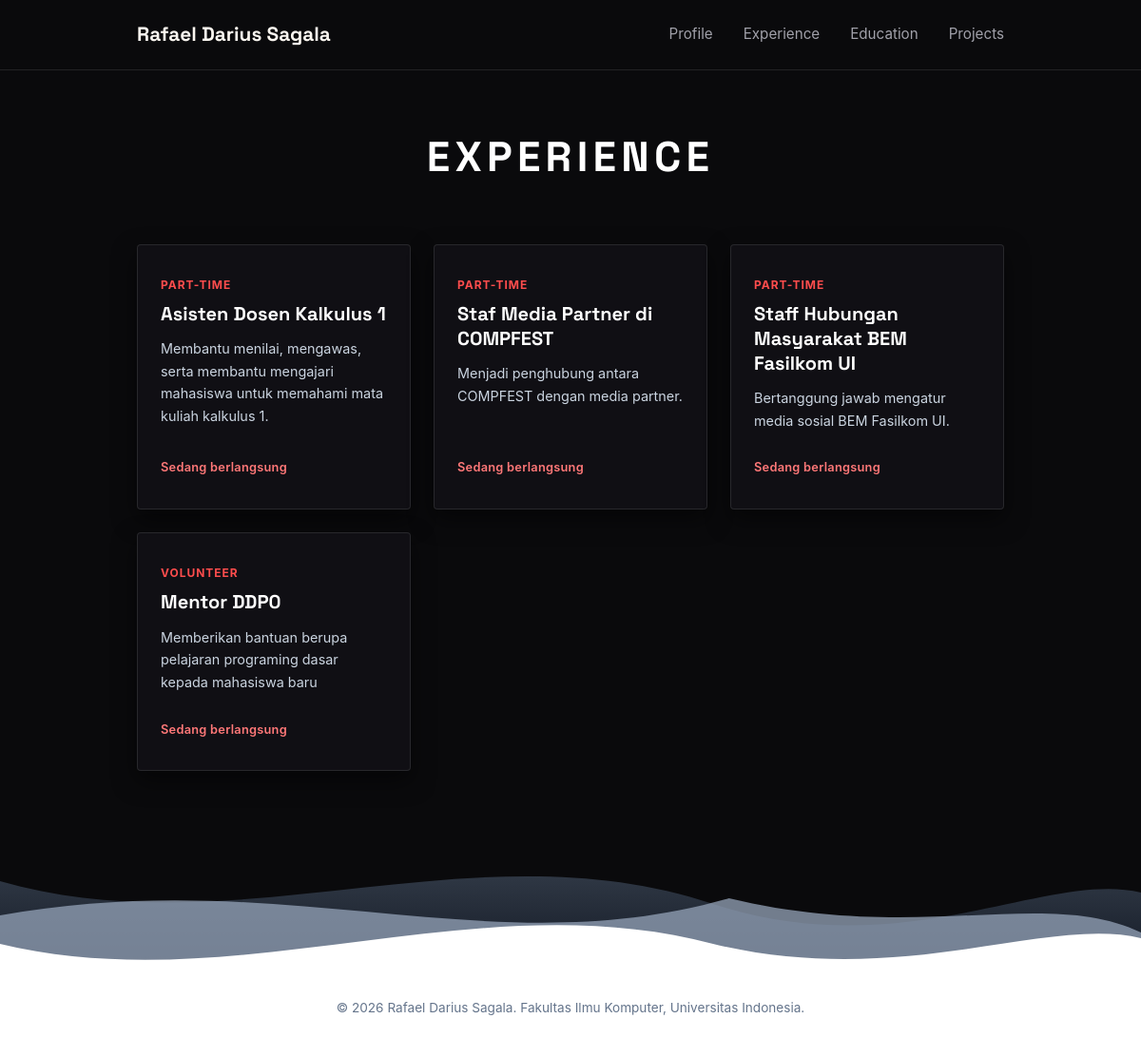
The app's page /experience/ with its own data.
### main/models.py (models this page shows, shortened)
class Experience(models.Model):
    EXPERIENCE_CHOICES = [
        ('internship', 'Internship'),
        ('research', 'Research'),
        ('volunteer', 'Volunteer'),
        ('part-time', 'Part-Time'),
        ('full-time', 'Full-Time'),
        ('freelance', 'Freelance'),
    ]
    id = models.UUIDField(primary_key=True, default=uuid.uuid4, editable=False)
    title = models.CharField(max_length=255)
    description = models.TextField()
    category = models.CharField(max_length=20, choices=EXPERIENCE_CHOICES, default='full-time')
    thumbnail = models.URLField(blank=True, null=True)
    started_at = models.DateTimeField(auto_now_add=True)
    ended_at = models.DateTimeField(blank=True, null=True)
    @property
    def is_ongoing(self):
        return self.ended_at is None

### main/views.py (the view)
# urls.py: path("experience/", show_experience, name="show_experience"),
def show_experience(request):
    experiences = Experience.objects.all()
    context = {
        "name": "Rafael Darius Sagala",
        "experience_list": experiences,
    }
    return render(request, "experience.html", context)

### templates/experience.html (shortened to what this page needs)
        {% extends 'base.html' %}
        {% block content %}
        <main class="main-experience">
            <section class="experience-section" id="experience">
                <div class="container">
                    <h2 class="section-title">Experience</h2>
                    <div class="experience-grid">
                        {% for experience in experience_list %}
                            <article class="experience-card">
                                <span class="experience-category">
                                    {{ experience.get_category_display }}
                                </span>
                                <h3 class="experience-title">{{ experience.title }}</h3>
                                <p class="experience-description">
                                    {{ experience.description }}
                                </p>
                                <div class="card-footer">
                                    {% if experience.is_ongoing %}
                                        <span class="status-text-ongoing">
                                            Sedang berlangsung
                                        </span>
                                    {% else %}
                                        <span class="status-text-completed">
                                            Selesai
                                        </span>
                                    {% endif %}
                                </div>
                            </article>
                        {% empty %}
                            <div class="empty-state">
                                <p>Belum ada pengalaman yang ditambahkan.</p>
                            </div>
                        {% endfor %}
                    </div>
                </div>
            </section>
        </main>
        <div class="wave-divider-bottom-white">
        </div>
        {% endblock content %}

### static/css/style.css (style rules this page uses)
* { margin: 0; padding: 0; box-sizing: border-box; }
:root { --bg-dark: #0a0a0c; --paper: #faf6f0; --accent: #d95d39; --accent-dark: #a8442a; --crimson: #c91818; --line: rgba(255, 255, 255, 0.1); --text-muted: #a1a1aa; --radius: 4px; }
body { font-family: -apple-system, "Segoe UI", Roboto, Helvetica, Arial, sans-serif; color: var(--paper); background-color: var(--bg-dark); line-height: 1.6; min-height: 100vh; }
.container { max-width: 960px; margin: 0 auto; padding: 0 1.5rem; }
.wave-divider-bottom-white { width: 100%; overflow: hidden; line-height: 0; background-color: var(--bg-dark); margin-bottom: -1px; }
.wave-divider-bottom-white svg { display: block; width: 100%; height: 120px; }
.experience-section { background-color: var(--bg-dark); color: #f8fafc; padding: 3.5rem 0 5rem; border-top: none; }
.experience-section .section-title { font-family: "Space Grotesk", sans-serif; font-size: clamp(2rem, 4vw, 2.75rem); text-align: center; text-transform: uppercase; letter-spacing: 0.12em; margin-bottom: 3.5rem; color: #ffffff; font-weight: 700; }
.experience-grid { display: grid; grid-template-columns: repeat(3, 1fr); gap: 1.5rem; align-items: stretch; }
.experience-card { background-color: rgba(18, 17, 22, 0.88); border: 1px solid rgba(255, 255, 255, 0.1); border-radius: var(--radius); padding: 2rem 1.5rem; display: flex; flex-direction: column; height: 100%; box-shadow: 0 10px 25px rgba(0, 0, 0, 0.5); backdrop-filter: blur(8px); transition: transform 0.25s ease, border-color 0.25s ease, box-shadow 0.25s ease; }
.experience-category { display: inline-block; font-size: 0.75rem; text-transform: uppercase; letter-spacing: 0.08em; color: #ff4d4d; font-weight: 700; margin-bottom: 0.5rem; }
.experience-title { font-family: "Space Grotesk", sans-serif; font-size: 1.25rem; font-weight: 700; line-height: 1.3; color: #ffffff; margin-bottom: 0.75rem; }
.experience-description { font-size: 0.9rem; line-height: 1.65; color: #cbd5e1; margin-bottom: 1.75rem; flex-grow: 1; }
.card-footer { margin-top: auto; display: flex; align-items: center; }
.card-footer span, .status-text-ongoing { font-size: 0.8rem; font-weight: 600; color: #ff7878; letter-spacing: 0.02em; }

### records on screen
Experience: category "PART-TIME", title "Asisten Dosen Kalkulus 1", description "Membantu menilai, mengawas, serta membantu mengajari mahasiswa untuk memahami mata kuliah kalkulus 1.", shows "Sedang berlangsung"
Experience: category "PART-TIME", title "Staf Media Partner di COMPFEST", description "Menjadi penghubung antara COMPFEST dengan media partner.", shows "Sedang berlangsung"
Experience: category "PART-TIME", title "Staff Hubungan Masyarakat BEM Fasilkom UI", description "Bertanggung jawab mengatur media sosial BEM Fasilkom UI.", shows "Sedang berlangsung"
Experience: category "VOLUNTEER", title "Mentor DDP0", description "Memberikan bantuan berupa pelajaran programing dasar kepada mahasiswa baru", shows "Sedang berlangsung"

### other values on screen
{{ name }} "Rafael Darius Sagala"
